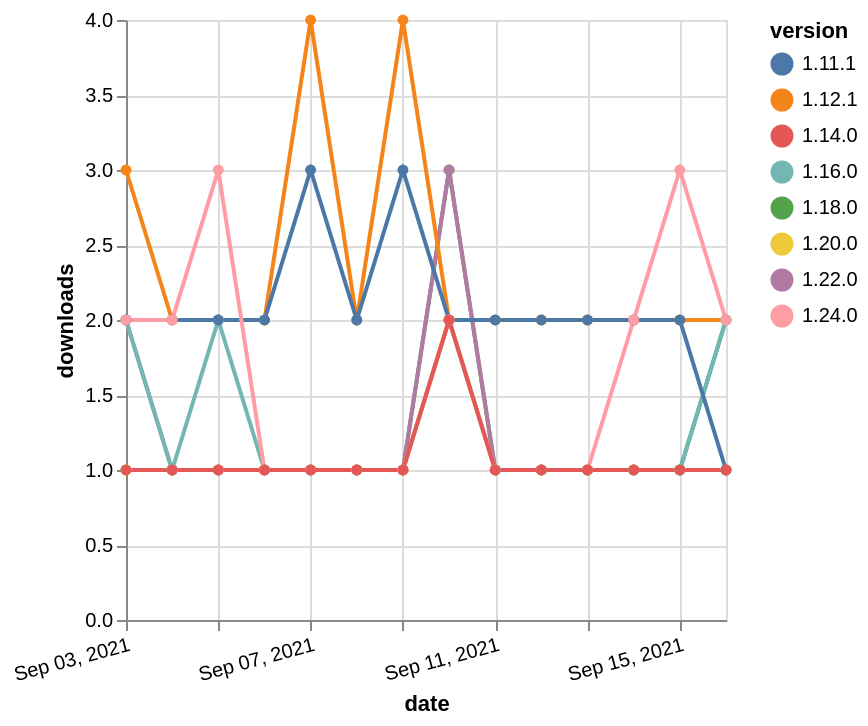

Write a Vega-Lite specification for this figure.
### Vega-Lite specification from a JSON file in a GitHub repository (floating-point values rounded to 4 significant figures)
{"$schema": "https://vega.github.io/schema/vega-lite/v5.json", "description": "A simple bar chart with embedded data.", "data": {"values": [{"date": "2021-09-03", "total": 232, "delta": 1, "version": "1.18.0"}, {"date": "2021-09-04", "total": 233, "delta": 1, "version": "1.18.0"}, {"date": "2021-09-05", "total": 234, "delta": 1, "version": "1.18.0"}, {"date": "2021-09-06", "total": 235, "delta": 1, "version": "1.18.0"}, {"date": "2021-09-07", "total": 236, "delta": 1, "version": "1.18.0"}, {"date": "2021-09-08", "total": 237, "delta": 1, "version": "1.18.0"}, {"date": "2021-09-09", "total": 238, "delta": 1, "version": "1.18.0"}, {"date": "2021-09-10", "total": 241, "delta": 3, "version": "1.18.0"}, {"date": "2021-09-11", "total": 242, "delta": 1, "version": "1.18.0"}, {"date": "2021-09-12", "total": 243, "delta": 1, "version": "1.18.0"}, {"date": "2021-09-13", "total": 244, "delta": 1, "version": "1.18.0"}, {"date": "2021-09-14", "total": 245, "delta": 1, "version": "1.18.0"}, {"date": "2021-09-15", "total": 246, "delta": 1, "version": "1.18.0"}, {"date": "2021-09-16", "total": 248, "delta": 2, "version": "1.18.0"}, {"date": "2021-09-03", "total": 216, "delta": 2, "version": "1.22.0"}, {"date": "2021-09-04", "total": 217, "delta": 1, "version": "1.22.0"}, {"date": "2021-09-05", "total": 218, "delta": 1, "version": "1.22.0"}, {"date": "2021-09-06", "total": 219, "delta": 1, "version": "1.22.0"}, {"date": "2021-09-07", "total": 220, "delta": 1, "version": "1.22.0"}, {"date": "2021-09-08", "total": 221, "delta": 1, "version": "1.22.0"}, {"date": "2021-09-09", "total": 222, "delta": 1, "version": "1.22.0"}, {"date": "2021-09-10", "total": 225, "delta": 3, "version": "1.22.0"}, {"date": "2021-09-11", "total": 226, "delta": 1, "version": "1.22.0"}, {"date": "2021-09-12", "total": 227, "delta": 1, "version": "1.22.0"}, {"date": "2021-09-13", "total": 228, "delta": 1, "version": "1.22.0"}, {"date": "2021-09-14", "total": 229, "delta": 1, "version": "1.22.0"}, {"date": "2021-09-15", "total": 230, "delta": 1, "version": "1.22.0"}, {"date": "2021-09-16", "total": 231, "delta": 1, "version": "1.22.0"}, {"date": "2021-09-03", "total": 2570, "delta": 3, "version": "1.12.1"}, {"date": "2021-09-04", "total": 2572, "delta": 2, "version": "1.12.1"}, {"date": "2021-09-05", "total": 2574, "delta": 2, "version": "1.12.1"}, {"date": "2021-09-06", "total": 2576, "delta": 2, "version": "1.12.1"}, {"date": "2021-09-07", "total": 2580, "delta": 4, "version": "1.12.1"}, {"date": "2021-09-08", "total": 2582, "delta": 2, "version": "1.12.1"}, {"date": "2021-09-09", "total": 2586, "delta": 4, "version": "1.12.1"}, {"date": "2021-09-10", "total": 2588, "delta": 2, "version": "1.12.1"}, {"date": "2021-09-11", "total": 2590, "delta": 2, "version": "1.12.1"}, {"date": "2021-09-12", "total": 2592, "delta": 2, "version": "1.12.1"}, {"date": "2021-09-13", "total": 2594, "delta": 2, "version": "1.12.1"}, {"date": "2021-09-14", "total": 2596, "delta": 2, "version": "1.12.1"}, {"date": "2021-09-15", "total": 2598, "delta": 2, "version": "1.12.1"}, {"date": "2021-09-16", "total": 2600, "delta": 2, "version": "1.12.1"}, {"date": "2021-09-03", "total": 184, "delta": 1, "version": "1.20.0"}, {"date": "2021-09-04", "total": 185, "delta": 1, "version": "1.20.0"}, {"date": "2021-09-05", "total": 186, "delta": 1, "version": "1.20.0"}, {"date": "2021-09-06", "total": 187, "delta": 1, "version": "1.20.0"}, {"date": "2021-09-07", "total": 188, "delta": 1, "version": "1.20.0"}, {"date": "2021-09-08", "total": 189, "delta": 1, "version": "1.20.0"}, {"date": "2021-09-09", "total": 190, "delta": 1, "version": "1.20.0"}, {"date": "2021-09-10", "total": 192, "delta": 2, "version": "1.20.0"}, {"date": "2021-09-11", "total": 193, "delta": 1, "version": "1.20.0"}, {"date": "2021-09-12", "total": 194, "delta": 1, "version": "1.20.0"}, {"date": "2021-09-13", "total": 195, "delta": 1, "version": "1.20.0"}, {"date": "2021-09-14", "total": 196, "delta": 1, "version": "1.20.0"}, {"date": "2021-09-15", "total": 197, "delta": 1, "version": "1.20.0"}, {"date": "2021-09-16", "total": 198, "delta": 1, "version": "1.20.0"}, {"date": "2021-09-03", "total": 226, "delta": 2, "version": "1.16.0"}, {"date": "2021-09-04", "total": 227, "delta": 1, "version": "1.16.0"}, {"date": "2021-09-05", "total": 229, "delta": 2, "version": "1.16.0"}, {"date": "2021-09-06", "total": 230, "delta": 1, "version": "1.16.0"}, {"date": "2021-09-07", "total": 231, "delta": 1, "version": "1.16.0"}, {"date": "2021-09-08", "total": 232, "delta": 1, "version": "1.16.0"}, {"date": "2021-09-09", "total": 233, "delta": 1, "version": "1.16.0"}, {"date": "2021-09-10", "total": 235, "delta": 2, "version": "1.16.0"}, {"date": "2021-09-11", "total": 236, "delta": 1, "version": "1.16.0"}, {"date": "2021-09-12", "total": 237, "delta": 1, "version": "1.16.0"}, {"date": "2021-09-13", "total": 238, "delta": 1, "version": "1.16.0"}, {"date": "2021-09-14", "total": 239, "delta": 1, "version": "1.16.0"}, {"date": "2021-09-15", "total": 240, "delta": 1, "version": "1.16.0"}, {"date": "2021-09-16", "total": 242, "delta": 2, "version": "1.16.0"}, {"date": "2021-09-03", "total": 2738, "delta": 2, "version": "1.11.1"}, {"date": "2021-09-04", "total": 2740, "delta": 2, "version": "1.11.1"}, {"date": "2021-09-05", "total": 2742, "delta": 2, "version": "1.11.1"}, {"date": "2021-09-06", "total": 2744, "delta": 2, "version": "1.11.1"}, {"date": "2021-09-07", "total": 2747, "delta": 3, "version": "1.11.1"}, {"date": "2021-09-08", "total": 2749, "delta": 2, "version": "1.11.1"}, {"date": "2021-09-09", "total": 2752, "delta": 3, "version": "1.11.1"}, {"date": "2021-09-10", "total": 2754, "delta": 2, "version": "1.11.1"}, {"date": "2021-09-11", "total": 2756, "delta": 2, "version": "1.11.1"}, {"date": "2021-09-12", "total": 2758, "delta": 2, "version": "1.11.1"}, {"date": "2021-09-13", "total": 2760, "delta": 2, "version": "1.11.1"}, {"date": "2021-09-14", "total": 2762, "delta": 2, "version": "1.11.1"}, {"date": "2021-09-15", "total": 2764, "delta": 2, "version": "1.11.1"}, {"date": "2021-09-16", "total": 2765, "delta": 1, "version": "1.11.1"}, {"date": "2021-09-03", "total": 133, "delta": 2, "version": "1.24.0"}, {"date": "2021-09-04", "total": 135, "delta": 2, "version": "1.24.0"}, {"date": "2021-09-05", "total": 138, "delta": 3, "version": "1.24.0"}, {"date": "2021-09-06", "total": 139, "delta": 1, "version": "1.24.0"}, {"date": "2021-09-07", "total": 140, "delta": 1, "version": "1.24.0"}, {"date": "2021-09-08", "total": 141, "delta": 1, "version": "1.24.0"}, {"date": "2021-09-09", "total": 142, "delta": 1, "version": "1.24.0"}, {"date": "2021-09-10", "total": 144, "delta": 2, "version": "1.24.0"}, {"date": "2021-09-11", "total": 145, "delta": 1, "version": "1.24.0"}, {"date": "2021-09-12", "total": 146, "delta": 1, "version": "1.24.0"}, {"date": "2021-09-13", "total": 147, "delta": 1, "version": "1.24.0"}, {"date": "2021-09-14", "total": 149, "delta": 2, "version": "1.24.0"}, {"date": "2021-09-15", "total": 152, "delta": 3, "version": "1.24.0"}, {"date": "2021-09-16", "total": 154, "delta": 2, "version": "1.24.0"}, {"date": "2021-09-03", "total": 292, "delta": 1, "version": "1.14.0"}, {"date": "2021-09-04", "total": 293, "delta": 1, "version": "1.14.0"}, {"date": "2021-09-05", "total": 294, "delta": 1, "version": "1.14.0"}, {"date": "2021-09-06", "total": 295, "delta": 1, "version": "1.14.0"}, {"date": "2021-09-07", "total": 296, "delta": 1, "version": "1.14.0"}, {"date": "2021-09-08", "total": 297, "delta": 1, "version": "1.14.0"}, {"date": "2021-09-09", "total": 298, "delta": 1, "version": "1.14.0"}, {"date": "2021-09-10", "total": 300, "delta": 2, "version": "1.14.0"}, {"date": "2021-09-11", "total": 301, "delta": 1, "version": "1.14.0"}, {"date": "2021-09-12", "total": 302, "delta": 1, "version": "1.14.0"}, {"date": "2021-09-13", "total": 303, "delta": 1, "version": "1.14.0"}, {"date": "2021-09-14", "total": 304, "delta": 1, "version": "1.14.0"}, {"date": "2021-09-15", "total": 305, "delta": 1, "version": "1.14.0"}, {"date": "2021-09-16", "total": 306, "delta": 1, "version": "1.14.0"}]}, "width": "container", "mark": {"type": "line", "point": {"filled": true}}, "encoding": {"x": {"field": "date", "type": "temporal", "timeUnit": "yearmonthdate", "title": "date", "axis": {"labelAngle": -15}}, "y": {"field": "delta", "type": "quantitative", "title": "downloads"}, "color": {"field": "version", "type": "nominal"}, "tooltip": {"field": "delta"}}}
